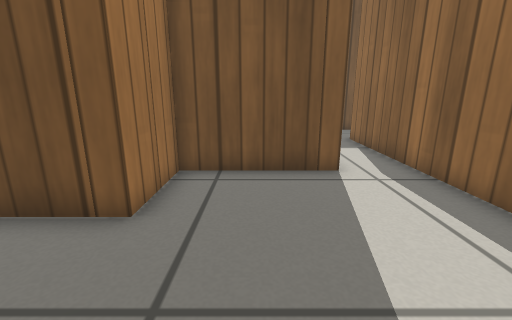
View 1 (above)

16 first-person views from a walk through a robot-simulator world made for Gazebo. The camera is 0.5 m above the floor, tilts 14° down and sees 90° across. Floor lines are 1 m apart. The floor is counted in squares, 0.25 m on a side. Each view is taken from the middle of a square. On the plan, view 1 faces up. The plan holds only what a view shows up to about 16 squares ahead; the rest is blank. Gazebo's built-in surfaces are drawn with simple patterns.

View 2
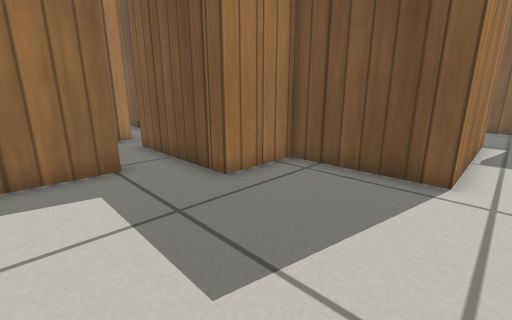

View 3
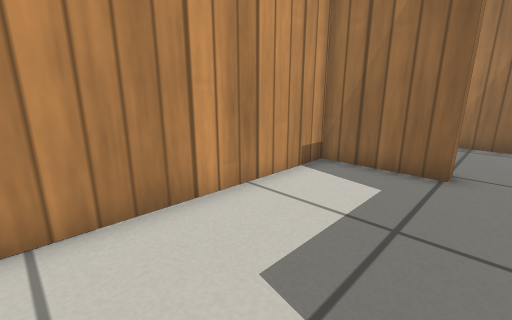

View 4
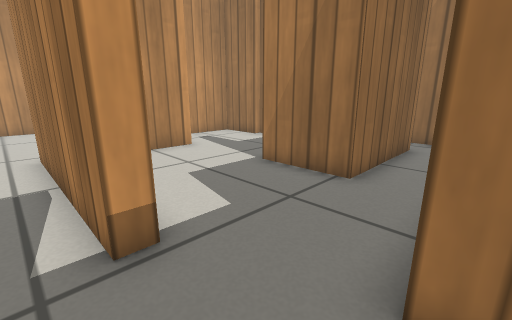

View 5
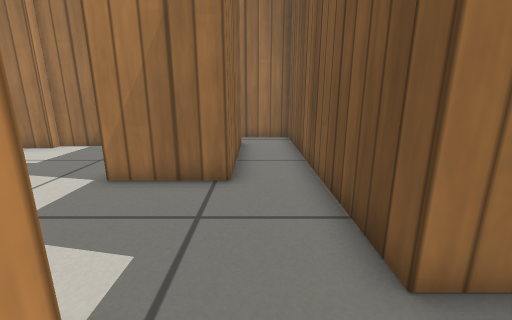

View 6
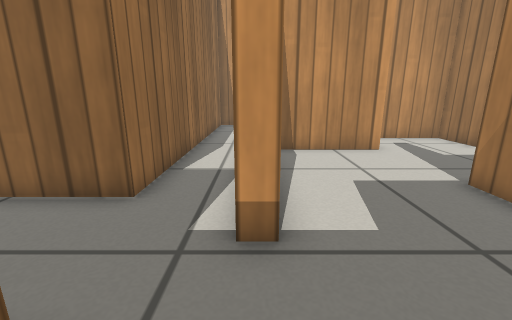

View 7
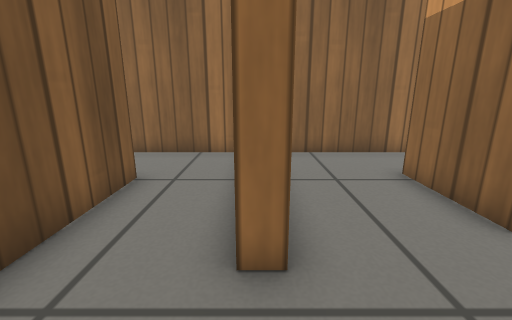

View 8
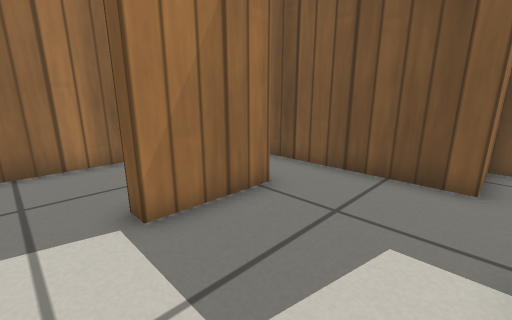

View 9
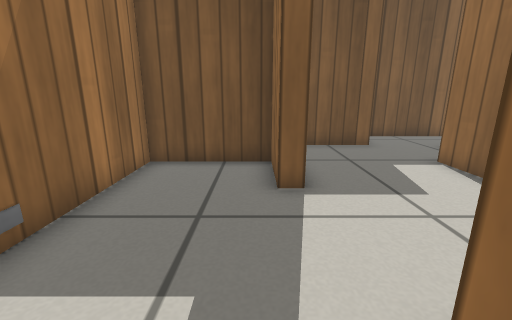

View 10
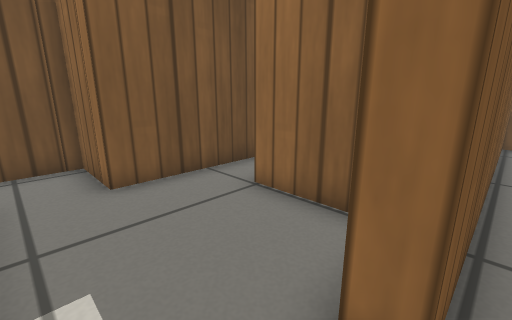

View 11
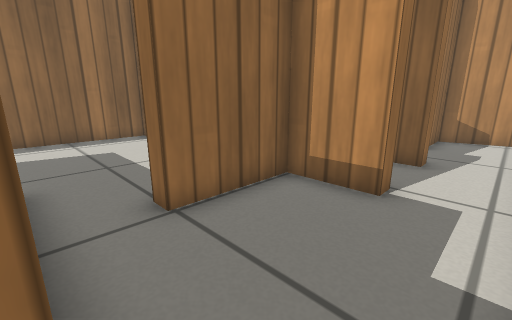

View 12
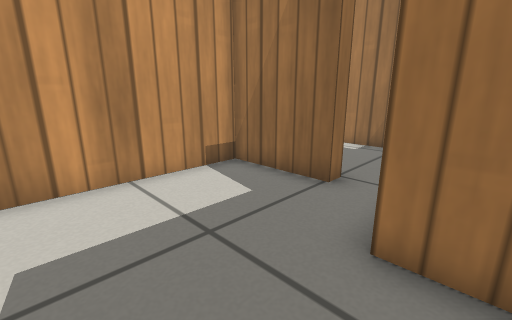

View 13
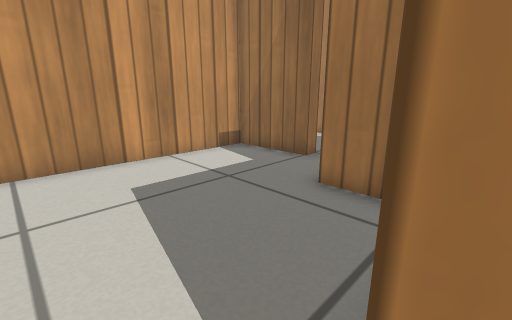

View 14
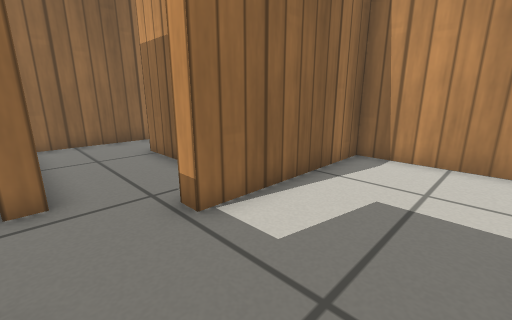

View 15
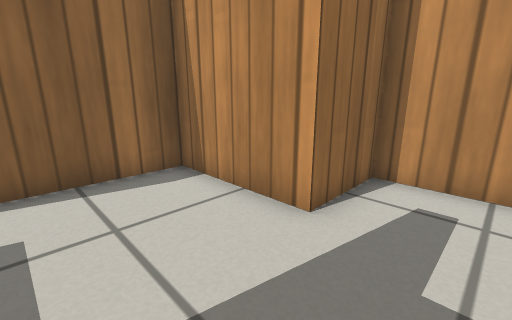

View 16
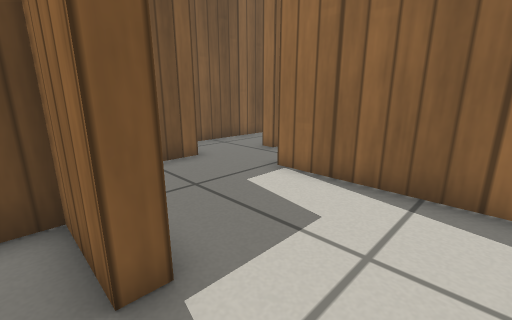

### Floor plan
Ten units are one square. View 1 is at (0, 0); x grows to the right and y downward. Boxes are objects, and circles mark ways between rooms. Rooms are numbered by the first view taken in them; rooms with no view inside come last. Other rooms are left out.
<svg viewBox="-225 -200 331 224">
<path fill="none" stroke="#000" d="M-43 -21 -43 13 45 13 45 -121M23 -126 23 -68 -21 -68 -21 -40 -36 -40M59 -156 36 -156 36 -163M45 -121 75 -121M23 -138 23 -126M73 -190 7 -190M101 -168 101 -185M101 -115 101 -152M7 -190 7 -166M7 -166 -97 -166 -97 -139M-80 -144 -29 -144 -29 -114M17 -116 17 -138 23 -138M-27 -74 17 -74 17 -116M-69 -70 -69 -46 -27 -46 -27 -74M-29 -114 -35 -114 -35 -138 -73 -138 -73 -70M-73 19 -73 13 -49 13 -49 -21 -43 -21M-97 -34 -97 9M-36 -40 -75 -40M-137 -64 -151 -64M-97 -44 -97 -34M-75 -40 -75 -64 -92 -64"/>
<circle cx="30" cy="-120" r="3" fill="#2a7"/>
<circle cx="-45" cy="-30" r="3" fill="#2a7"/>
<circle cx="20" cy="-150" r="3" fill="#2a7"/>
<circle cx="-5" cy="-125" r="3" fill="#2a7"/>
<circle cx="-30" cy="-95" r="3" fill="#2a7"/>
<circle cx="-90" cy="-40" r="3" fill="#2a7"/>
<text x="10" y="-40">1</text>
<text x="60" y="-150">2</text>
<text x="-30" y="-150">3</text>
<text x="-10" y="-100">4</text>
<text x="-50" y="-90">5</text>
<text x="-70" y="-10">6</text>
<text x="-220" y="-20">7</text>
</svg>
Room 1 opens to room 2. Room 1 opens to room 6. Room 2 opens to room 3. Room 3 opens to room 4. Room 4 opens to room 5. Room 6 opens to room 7.

Where each view was taken, in squares from view 1:
view 1: 0 up, 0 right, facing up
view 2: 0 up, 3 right, facing up-left
view 3: 3 up, 3 right, facing down-left
view 4: 17 up, 3 right, facing down-left
view 5: 15 up, 3 right, facing left
view 6: 17 up, 2 right, facing down
view 7: 16 up, 1 right, facing right
view 8: 10 up, 1 right, facing up-left
view 9: 6 up, 4 left, facing up
view 10: 2 down, 9 left, facing up-right
view 11: 4 up, 9 left, facing down-right
view 12: 5 up, 1 right, facing down-left
view 13: 7 up, 3 right, facing down-left
view 14: 16 up, 2 left, facing down-right
view 15: 11 up, 5 left, facing down-right
view 16: 9 up, 4 left, facing up-right
